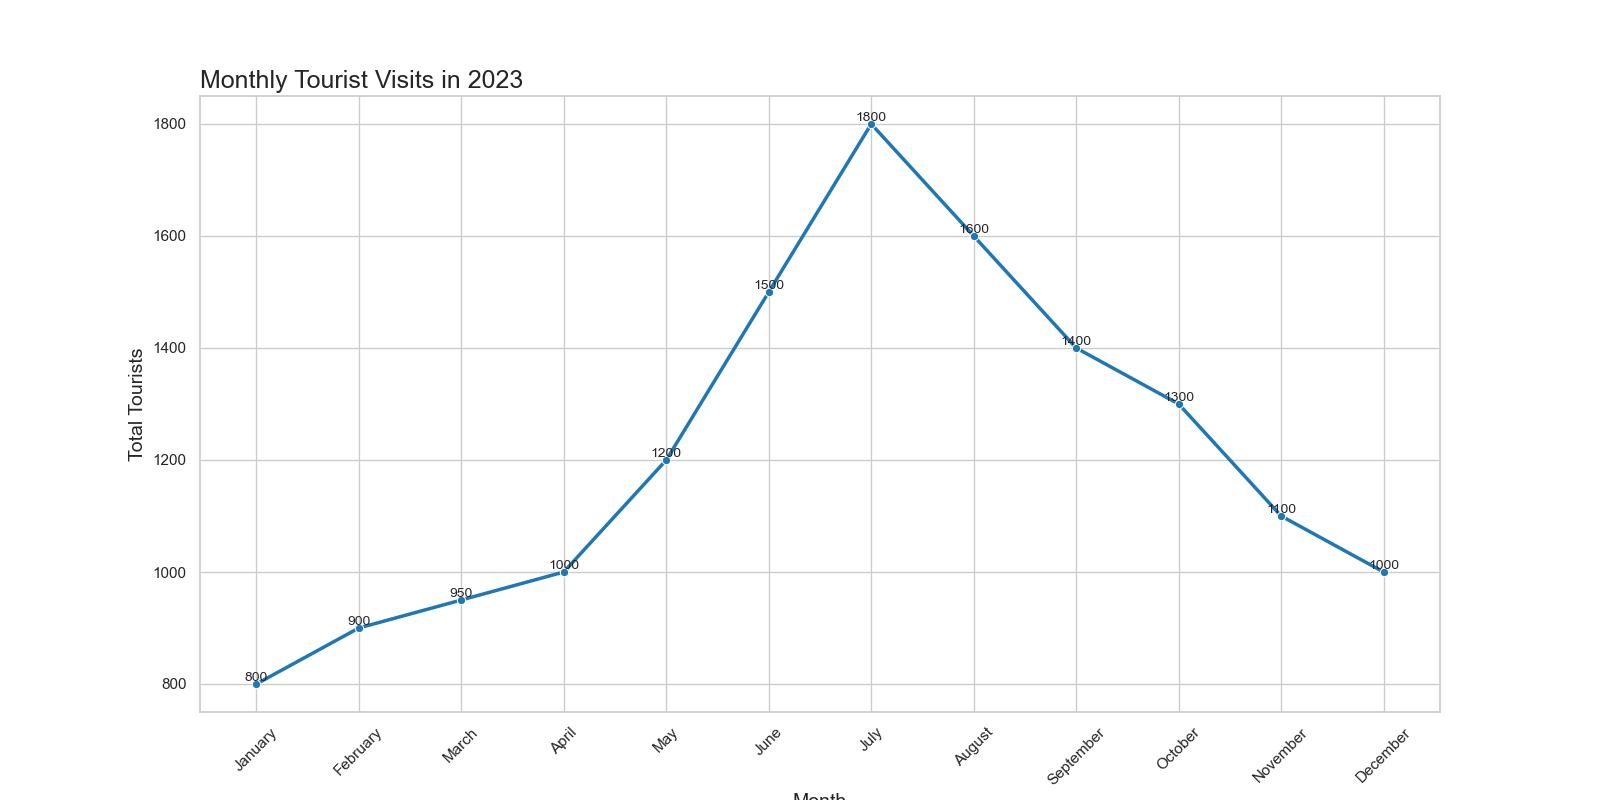

Source code (Python):

import pandas as pd
import seaborn as sns
import matplotlib.pyplot as plt

# Data
data = {
    'Month': ['January', 'February', 'March', 'April', 'May', 'June',
              'July', 'August', 'September', 'October', 'November', 'December'],
    'Total_Tourists': [800, 900, 950, 1000, 1200, 1500, 1800, 1600, 1400, 1300, 1100, 1000]
}

# Create DataFrame
df = pd.DataFrame(data)

# Adjusting the aesthetics
sns.set_theme(style="whitegrid")

# Create the plot
plt.figure(figsize=(16, 8))
lineplot = sns.lineplot(x='Month', y='Total_Tourists', data=df, marker='o', linewidth=2.5,
                        color='#1f77b4')

# Customize the axes and title
plt.xticks(rotation=45)
plt.xlabel('Month', fontsize=14)
plt.ylabel('Total Tourists', fontsize=14)
plt.title('Monthly Tourist Visits in 2023', fontsize=18, loc='left')

# Annotating the data points
for x, y in zip(df['Month'], df['Total_Tourists']):
    plt.text(x, y, y, ha='center', va='bottom', fontsize=10)

# Show the plot
plt.show()
